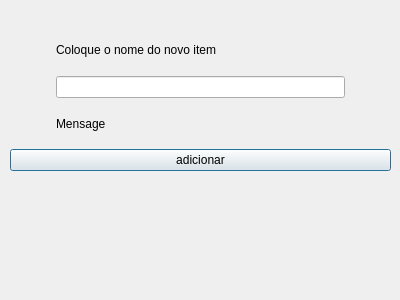
<?xml version="1.0" encoding="UTF-8"?>
<ui version="4.0">
 <class>AddPage</class>
 <widget class="QDialog" name="AddPage">
  <property name="geometry">
   <rect>
    <x>0</x>
    <y>0</y>
    <width>400</width>
    <height>300</height>
   </rect>
  </property>
  <property name="windowTitle">
   <string>Dialog</string>
  </property>
  <widget class="QWidget" name="gridLayoutWidget">
   <property name="geometry">
    <rect>
     <x>10</x>
     <y>30</y>
     <width>381</width>
     <height>141</height>
    </rect>
   </property>
   <layout class="QGridLayout" name="gridLayout">
    <item row="4" column="0" colspan="3">
     <widget class="QPushButton" name="btnAdd">
      <property name="text">
       <string>adicionar</string>
      </property>
     </widget>
    </item>
    <item row="0" column="1">
     <widget class="QLabel" name="label">
      <property name="text">
       <string>Coloque o nome do novo item</string>
      </property>
     </widget>
    </item>
    <item row="0" column="2">
     <spacer name="horizontalSpacer">
      <property name="orientation">
       <enum>Qt::Orientation::Horizontal</enum>
      </property>
      <property name="sizeType">
       <enum>QSizePolicy::Policy::Fixed</enum>
      </property>
      <property name="sizeHint" stdset="0">
       <size>
        <width>40</width>
        <height>20</height>
       </size>
      </property>
     </spacer>
    </item>
    <item row="0" column="0">
     <spacer name="horizontalSpacer_2">
      <property name="orientation">
       <enum>Qt::Orientation::Horizontal</enum>
      </property>
      <property name="sizeType">
       <enum>QSizePolicy::Policy::Fixed</enum>
      </property>
      <property name="sizeHint" stdset="0">
       <size>
        <width>40</width>
        <height>20</height>
       </size>
      </property>
     </spacer>
    </item>
    <item row="2" column="1">
     <widget class="QLineEdit" name="leItem"/>
    </item>
    <item row="3" column="1">
     <widget class="QLabel" name="lRes">
      <property name="text">
       <string>Mensage</string>
      </property>
     </widget>
    </item>
   </layout>
  </widget>
 </widget>
 <resources/>
 <connections/>
</ui>
